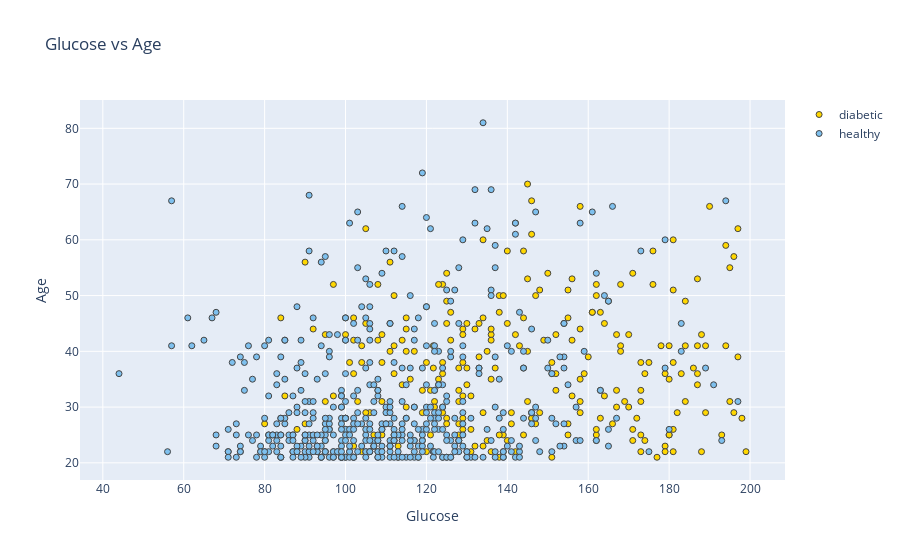
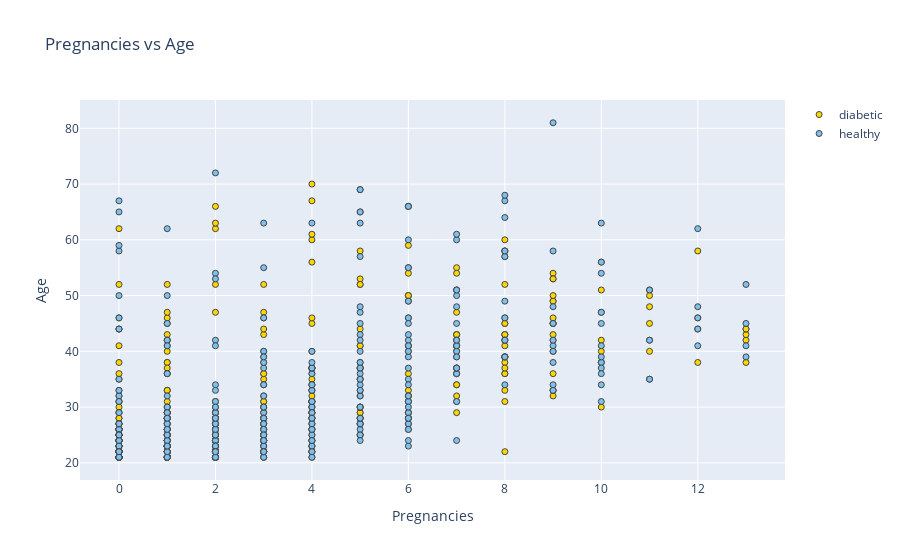
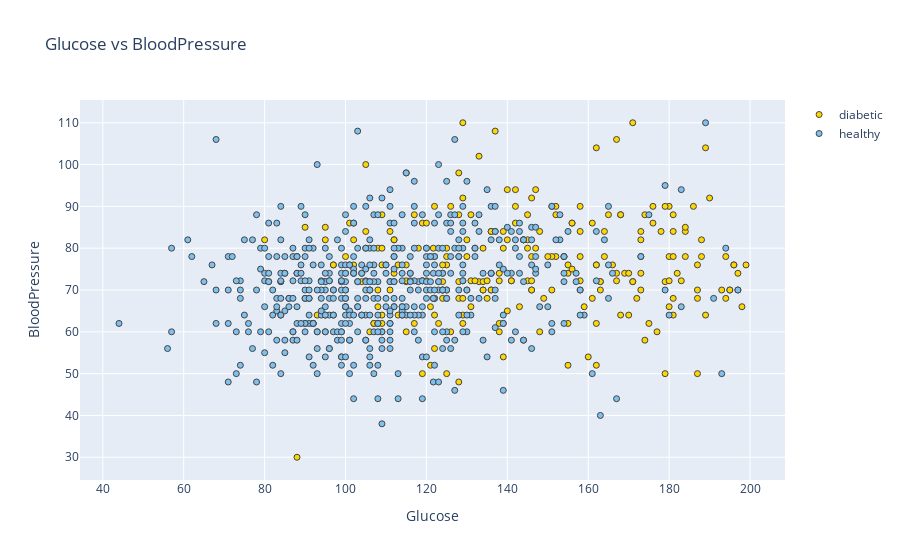
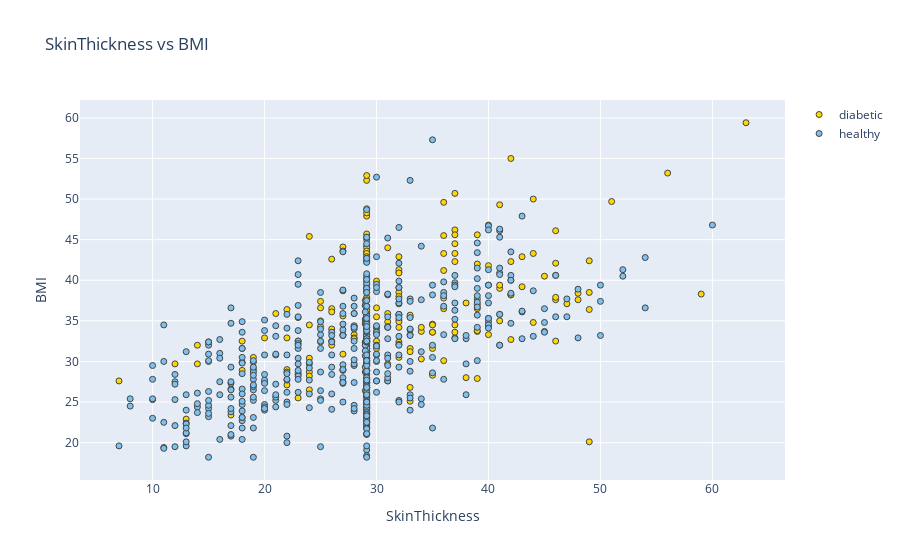

Here is the notebook cell these charts were saved with, in order:
### Markdown cell above
#  Diabetes using Support Vector Machine

### Code cell
%run Data_loader_and_preprocessed.ipynb

### Figure 1 — Plotly figure (JSON) as saved in the notebook; plotly's stock layout.template omitted (floating-point values rounded to 4 significant figures; data arrays with more than 128 entries replaced by an {"elided": "..."} marker saying what was removed)
{"data": [{"marker": {"color": "#FFD700", "line": {"width": 1}}, "mode": "markers", "name": "diabetic", "type": "scatter", "x": {"elided": "253 float values"}, "y": {"elided": "253 int values"}}, {"marker": {"color": "#7EC0EE", "line": {"width": 1}}, "mode": "markers", "name": "healthy", "type": "scatter", "x": {"elided": "491 float values"}, "y": {"elided": "491 int values"}}], "layout": {"title": {"text": "Glucose vs Age"}, "xaxis": {"title": {"text": "Glucose"}, "zeroline": false}, "yaxis": {"title": {"text": "Age"}, "zeroline": false}}}

### Figure 2 — Plotly figure (JSON) as saved in the notebook; plotly's stock layout.template omitted (floating-point values rounded to 4 significant figures; data arrays with more than 128 entries replaced by an {"elided": "..."} marker saying what was removed)
{"data": [{"marker": {"color": "#FFD700", "line": {"width": 1}}, "mode": "markers", "name": "diabetic", "type": "scatter", "x": {"elided": "253 int values"}, "y": {"elided": "253 int values"}}, {"marker": {"color": "#7EC0EE", "line": {"width": 1}}, "mode": "markers", "name": "healthy", "type": "scatter", "x": {"elided": "491 int values"}, "y": {"elided": "491 int values"}}], "layout": {"title": {"text": "Pregnancies vs Age"}, "xaxis": {"title": {"text": "Pregnancies"}, "zeroline": false}, "yaxis": {"title": {"text": "Age"}, "zeroline": false}}}

### Figure 3 — Plotly figure (JSON) as saved in the notebook; plotly's stock layout.template omitted (floating-point values rounded to 4 significant figures; data arrays with more than 128 entries replaced by an {"elided": "..."} marker saying what was removed)
{"data": [{"marker": {"color": "#FFD700", "line": {"width": 1}}, "mode": "markers", "name": "diabetic", "type": "scatter", "x": {"elided": "253 float values"}, "y": {"elided": "253 float values"}}, {"marker": {"color": "#7EC0EE", "line": {"width": 1}}, "mode": "markers", "name": "healthy", "type": "scatter", "x": {"elided": "491 float values"}, "y": {"elided": "491 float values"}}], "layout": {"title": {"text": "Glucose vs BloodPressure"}, "xaxis": {"title": {"text": "Glucose"}, "zeroline": false}, "yaxis": {"title": {"text": "BloodPressure"}, "zeroline": false}}}

### Figure 4 — Plotly figure (JSON) as saved in the notebook; plotly's stock layout.template omitted (floating-point values rounded to 4 significant figures; data arrays with more than 128 entries replaced by an {"elided": "..."} marker saying what was removed)
{"data": [{"marker": {"color": "#FFD700", "line": {"width": 1}}, "mode": "markers", "name": "diabetic", "type": "scatter", "x": {"elided": "253 float values"}, "y": {"elided": "253 float values"}}, {"marker": {"color": "#7EC0EE", "line": {"width": 1}}, "mode": "markers", "name": "healthy", "type": "scatter", "x": {"elided": "491 float values"}, "y": {"elided": "491 float values"}}], "layout": {"title": {"text": "SkinThickness vs BMI"}, "xaxis": {"title": {"text": "SkinThickness"}, "zeroline": false}, "yaxis": {"title": {"text": "BMI"}, "zeroline": false}}}
